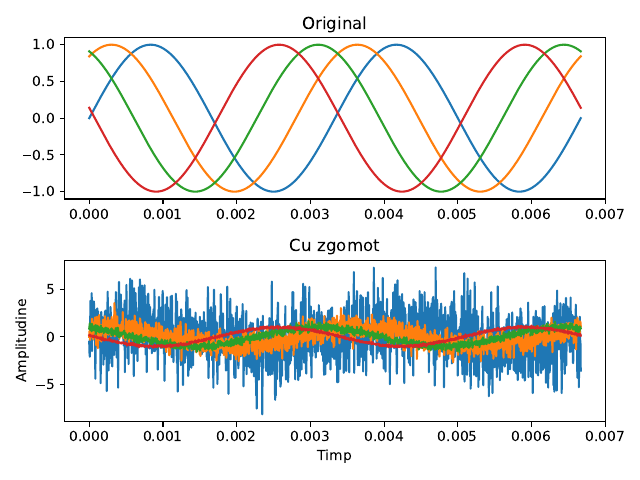

Write the Python code that produced this figure.
import matplotlib.pyplot as plt
import numpy as np

fig, axs = plt.subplots(2, 1)

frequency = 300
amplitude = 1
nr_samples = 1600 
duration = 2.0 / frequency  
t = np.linspace(0.0, duration, nr_samples)

snr = 0.1
for phase in range(4):
	signal = amplitude * np.sin(2 * np.pi * frequency * t + phase)
	z = np.random.normal(0, 1, 1600)

	norm_x = np.sum([x * x for x in signal])
	norm_z = np.sum([zi * zi for zi in z])

	gamma = np.sqrt(norm_x / (norm_z * snr))

	axs[0].plot(t, signal)
	axs[1].plot(t, signal + gamma * z)

	snr *= 10

axs[0].set_title("Original")
axs[0].set_xlabel("Timp")
axs[0].set_ylabel("Amplitudine")
axs[1].set_title("Cu zgomot")
axs[1].set_xlabel("Timp")
axs[1].set_ylabel("Amplitudine")

plt.tight_layout()
plt.savefig('ex2.pdf')
plt.show()
